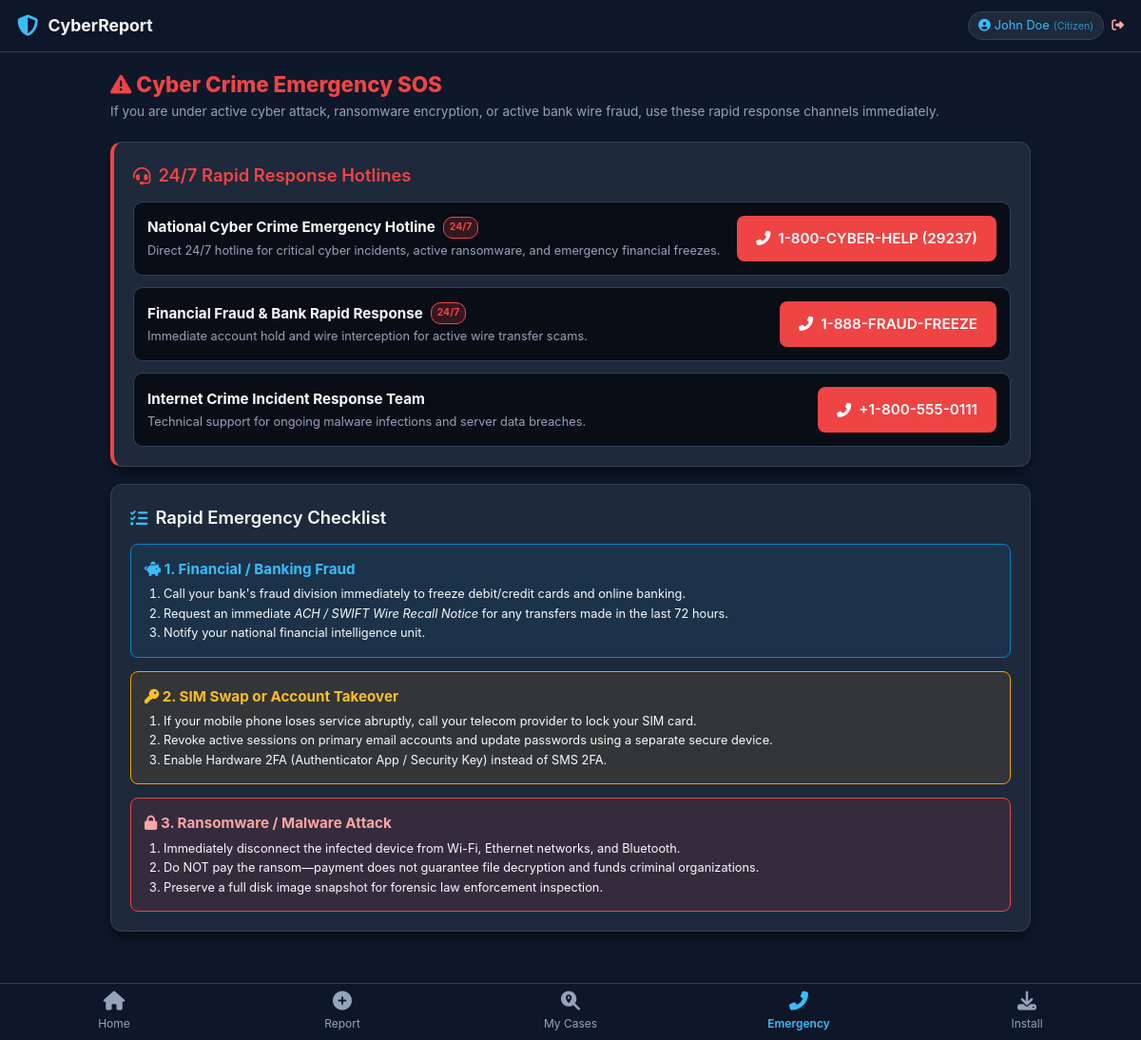
Page /emergency (signed in) on the committed database.
### app.py (models this page shows)
class EmergencyContact(db.Model):
    id = db.Column(db.Integer, primary_key=True)
    name = db.Column(db.String(100), nullable=False)
    number = db.Column(db.String(50), nullable=False)
    description = db.Column(db.String(200), nullable=True)
    category = db.Column(db.String(50), default='Hotline')
    is_247 = db.Column(db.Boolean, default=True)

### app.py (the view)
@app.route('/emergency')
@login_required
def emergency():
    contacts = EmergencyContact.query.all()
    return render_template('emergency.html', contacts=contacts)

### app.py (called while the page is built)
def login_required(f):
    @wraps(f)
    def decorated_function(*args, **kwargs):
        if 'user_id' not in session:
            flash('Account login required to access the Cyber Crime Reporting Portal.', 'error')
            return redirect(url_for('login', next=request.url))
        if session.get('must_change_password') and request.endpoint not in ('force_password_change', 'logout'):
            flash('Mandatory Security Policy: You must change your password before proceeding.', 'warning')
            return redirect(url_for('force_password_change'))
        return f(*args, **kwargs)
    return decorated_function

### templates/emergency.html (shortened to what this page needs)
{% extends "base.html" %}
{% block content %}
<div style="margin-bottom: 20px;">
  <h2 style="font-size: 1.4rem; font-weight: 800; color:var(--danger);">
    <i class="fas fa-triangle-exclamation"></i> Cyber Crime Emergency SOS
  </h2>
  <p style="font-size: 0.85rem; color: var(--text-muted);">
    If you are under active cyber attack, ransomware encryption, or active bank wire fraud, use these rapid response channels immediately.
  </p>
</div>
<div class="card" style="border-left: 4px solid var(--danger);">
  <div class="card-title" style="color: var(--danger);">
    <i class="fas fa-headset"></i> 24/7 Rapid Response Hotlines
  </div>
  <div style="display:flex; flex-direction:column; gap:12px;">
    {% for contact in contacts %}
      <div style="background:#090d16; border:1px solid var(--border-color); border-radius:10px; padding:14px; display:flex; justify-content:space-between; align-items:center; flex-wrap:wrap; gap:10px;">
        <div>
          <div style="display:flex; align-items:center; gap:8px;">
            <strong style="font-size:0.95rem; color:var(--text-main);">{{ contact.name }}</strong>
            {% if contact.is_247 %}
              <span style="background:rgba(239,68,68,0.2); color:var(--danger); border:1px solid var(--danger); font-size:0.65rem; padding:2px 6px; border-radius:10px; font-weight:700;">24/7</span>
            {% endif %}
          </div>
          <p style="font-size:0.8rem; color:var(--text-muted); margin-top:2px;">{{ contact.description }}</p>
        </div>
        <a href="tel:{{ contact.number }}" class="btn btn-danger" style="white-space:nowrap; text-decoration:none;">
          <i class="fas fa-phone-alt"></i> {{ contact.number }}
        </a>
      </div>
    {% endfor %}
  </div>
</div>
<div class="card">
  <div class="card-title">
    <i class="fas fa-list-check" style="color:var(--primary-light);"></i> Rapid Emergency Checklist
  </div>
  <div style="display:flex; flex-direction:column; gap:14px;">
    <div style="background:rgba(2, 132, 199, 0.1); border:1px solid var(--primary); padding:14px; border-radius:8px;">
      <h4 style="color:var(--primary-light); font-size:0.95rem; margin-bottom:4px;">
        <i class="fas fa-piggy-bank"></i> 1. Financial / Banking Fraud
      </h4>
      <ol style="padding-left:20px; font-size:0.8rem; color:var(--text-main);">
        <li>Call your bank's fraud division immediately to freeze debit/credit cards and online banking.</li>
        <li>Request an immediate <em>ACH / SWIFT Wire Recall Notice</em> for any transfers made in the last 72 hours.</li>
        <li>Notify your national financial intelligence unit.</li>
      </ol>
    </div>
    <div style="background:rgba(245, 158, 11, 0.1); border:1px solid var(--warning); padding:14px; border-radius:8px;">
      <h4 style="color:#fbbf24; font-size:0.95rem; margin-bottom:4px;">
        <i class="fas fa-key"></i> 2. SIM Swap or Account Takeover
      </h4>
      <ol style="padding-left:20px; font-size:0.8rem; color:var(--text-main);">
        <li>If your mobile phone loses service abruptly, call your telecom provider to lock your SIM card.</li>
        <li>Revoke active sessions on primary email accounts and update passwords using a separate secure device.</li>
        <li>Enable Hardware 2FA (Authenticator App / Security Key) instead of SMS 2FA.</li>
      </ol>
    </div>
    <div style="background:rgba(239, 68, 68, 0.1); border:1px solid var(--danger); padding:14px; border-radius:8px;">
      <h4 style="color:var(--danger-light); font-size:0.95rem; margin-bottom:4px;">
        <i class="fas fa-lock"></i> 3. Ransomware / Malware Attack
      </h4>
      <ol style="padding-left:20px; font-size:0.8rem; color:var(--text-main);">
        <li>Immediately disconnect the infected device from Wi-Fi, Ethernet networks, and Bluetooth.</li>
        <li>Do NOT pay the ransom—payment does not guarantee file decryption and funds criminal organizations.</li>
        <li>Preserve a full disk image snapshot for forensic law enforcement inspection.</li>
      </ol>
    </div>
  </div>
</div>
{% endblock %}

### static/css/style.css (style rules this page uses)
:root { --bg-dark: #0f172a; --bg-card: #1e293b; --bg-card-hover: #334155; --border-color: #334155; --text-main: #f8fafc; --text-muted: #94a3b8; --primary: #0284c7; --primary-hover: #0369a1; --primary-light: #38bdf8; --danger: #ef4444; --danger-light: #fca5a5; --warning: #f59e0b; --success: #10b981; --accent: #6366f1; --radius: 12px; --shadow: 0 10px 15px -3px rgba(0, 0, 0, 0.4), 0 4px 6px -2px rgba(0, 0, 0, 0.2); }
* { box-sizing: border-box; margin: 0; padding: 0; font-family: -apple-system, BlinkMacSystemFont, "Segoe UI", Roboto, Helvetica, Arial, sans-serif; -webkit-tap-highlight-color: transparent; }
body { background-color: var(--bg-dark); color: var(--text-main); line-height: 1.6; padding-bottom: 80px; min-height: 100vh; }
.card { background-color: var(--bg-card); border: 1px solid var(--border-color); border-radius: var(--radius); padding: 20px; margin-bottom: 18px; box-shadow: var(--shadow); }
.card-title { font-size: 1.15rem; font-weight: 600; margin-bottom: 12px; display: flex; align-items: center; gap: 8px; }
.btn { display: inline-flex; align-items: center; justify-content: center; gap: 8px; padding: 12px 20px; border-radius: 8px; font-weight: 600; font-size: 0.95rem; cursor: pointer; border: none; text-decoration: none; min-height: 44px; }
.btn-danger { background-color: var(--danger); color: #fff; }

### rows in the picture
EmergencyContact: name "National Cyber Crime Emergency Hotline", is_247 "24/7", description "Direct 24/7 hotline for critical cyber incidents, active ransomware, and emergency financial freezes.", number "1-800-CYBER-HELP (29237)"
EmergencyContact: name "Financial Fraud & Bank Rapid Response", is_247 "24/7", description "Immediate account hold and wire interception for active wire transfer scams.", number "1-888-FRAUD-FREEZE"
EmergencyContact: name "Internet Crime Incident Response Team", description "Technical support for ongoing malware infections and server data breaches.", number "+1-800-555-0111"

### other values in the picture
{{ session.user_name }} "John Doe"
{{ session.user_role.title() }} "Citizen"
